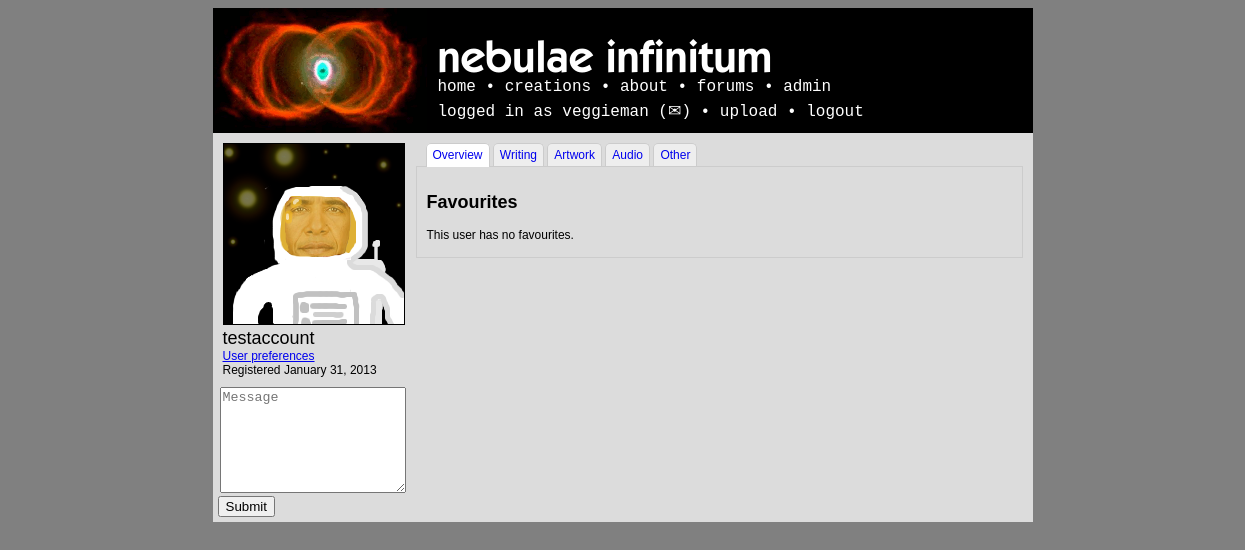
The page /user.php?id=2 (signed in) on the database its author committed.
### tables this page shows
CREATE TABLE IF NOT EXISTS `users` (
  `id` int(50) NOT NULL AUTO_INCREMENT,
  `username` varchar(25) NOT NULL,
  `registered` timestamp NOT NULL DEFAULT CURRENT_TIMESTAMP,
  `rank` enum('user','mod','admin') NOT NULL DEFAULT 'user',
  `password` varchar(64) NOT NULL,
  `location` varchar(50) DEFAULT NULL,
  `banstatus` enum('unbanned','banned','deleted') NOT NULL DEFAULT 'unbanned',
  `banneduntil` date DEFAULT NULL,
  `bandate` date DEFAULT NULL,
  `icon` varchar(50) DEFAULT NULL,
  `about` text,
  `age` int(3) DEFAULT NULL,
  `gender` varchar(1) DEFAULT NULL,
  `email` varchar(50) NOT NULL,
  `registerip` varchar(20) NOT NULL,
  `banreason` text,
  `sb2player` enum('flash','js') NOT NULL DEFAULT 'flash',
  `notifications` enum('all','noreplies','nocomments','none') NOT NULL DEFAULT 'all',
  PRIMARY KEY (`id`)
);

### templates/user_template.php (the view, shortened to what this page needs)
<!DOCTYPE html>
<html>
<head>
<link rel="stylesheet" type="text/css" href="templates/style.php" media="screen" />
</head>
<body>
<? require_once("header.php"); ?>
<div class="container">
	<div class="left">
		<?
		if (!empty($user['icon'])) echo '<img class="usericon" src="data/usericons/'.$user['icon'].'"/>';
		else echo '<img class="usericon" src="data/usericons/default.png"/>'
		?>
		<div style="font-size:18px;"><? echo $user['username']; if ($user['rank']=="admin" || $user['rank']=="mod") echo '<a href="info/staff.php" style="text-decoration:none;">'.STAFF_SYMBOL.'</a>';?></div>
		<?
		if ($_SESSION['SESS_MEMBER_ID'] == $user['id'] || $cur_user['rank'] == "admin" || $cur_user['rank'] == "mod") echo '<div><a href="pref.php?id='.$user['id'].'">User preferences</a></div>';
		?>
		<div>Registered <? echo date("F j, Y", strtotime($user['registered']));?></div>
		<?
		if (!empty($cur_user)&&$cur_user['id']!=$user['id']){
			echo '
			<form method="post" style="position:relative;top:10px;left:-5px;">
			<textarea name="pmbody" placeholder="Message" style="height:100px;width:180px;max-height:200px;margin-left:2px;"></textarea>
			<br/>
			<input type="submit" name="pmsubmit" value="Submit"/>
			</form>
			';
		}
		?>
	</div>
	<div id="tabs_wrapper">
		<div id="tabs_container">
			<ul id="tabs">
				<li class="active"><a href="#overview">Overview</a></li>
				<li><a href="#writing">Writing</a></li>
				<li><a href="#artwork">Artwork</a></li>
				<li><a href="#audio">Audio</a></li>
				<li><a href="#other">Other</a></li>
			</ul>
		</div>
		<div id="tabs_content_container">
			<div id="overview" class="tab_content" style="display: block;">
				<h2>Favourites</h2>
				<div>
				</div>
			</div>
		</div>
</div>
<div style="clear:both;width:100%;height:5px;"></div>
</body>
</html>

### templates/header.php (shortened to what this page needs)
<?php
if (!empty($_SESSION['SESS_MEMBER_ID'])){
	$lresult = mysql_query("SELECT * FROM users WHERE id = ".$_SESSION['SESS_MEMBER_ID']);
	$cur_user = mysql_fetch_array($lresult);
}
?>
<div class="header">
	<a class="headtext" href="<?php echo BASE_URL ?>/"><?php echo strtolower(SITE_NAME)?></a>
	<br/>
	<div class="headlinks">
		<a class="head" href="<?php echo BASE_URL ?>/">home</a> &bull; <a class="head" href="<?php echo BASE_URL ?>/creations.php">creations</a> &bull; <a class="head" href="<? echo BASE_URL ?>/info/">about</a> &bull; <a class="head" href="<? echo BASE_URL ?>/forums/">forums</a> <? if ($cur_user['rank']=="admin" || $cur_user['rank']=="mod") echo ' &bull; <a class="head" href="'.BASE_URL.'/admin.php">admin</a>' ?> <? if (isset($_SESSION['SESS_MEMBER_ID']) || (trim($_SESSION['SESS_MEMBER_ID']) != '')) echo '<div style="padding-top:5px;">logged in as <a class="head" href="'.BASE_URL.'/user.php?id='.$_SESSION['SESS_MEMBER_ID'].'">'.$cur_user['username'].'</a> (<a href="'.BASE_URL.'/messages.php" class="head">&#9993;</a>) &bull; <a class="head" href="'.BASE_URL.'/upload.php">upload</a> &bull; <a class="head" href="'.BASE_URL.'/login.php?action=logout&returnto='.$_SERVER['REQUEST_URI'].'">logout</a></div>'; else echo '&bull; <a class="head" href="'.BASE_URL.'/login.php?returnto='.$_SERVER['REQUEST_URI'].'">login</a>' ?>
	</div>
</div>

### rows shown on the page
users: username "veggieman"
users: username "testaccount", registered "January 31, 2013"

### other values the page prints
SITE_NAME "nebulae infinitum"
